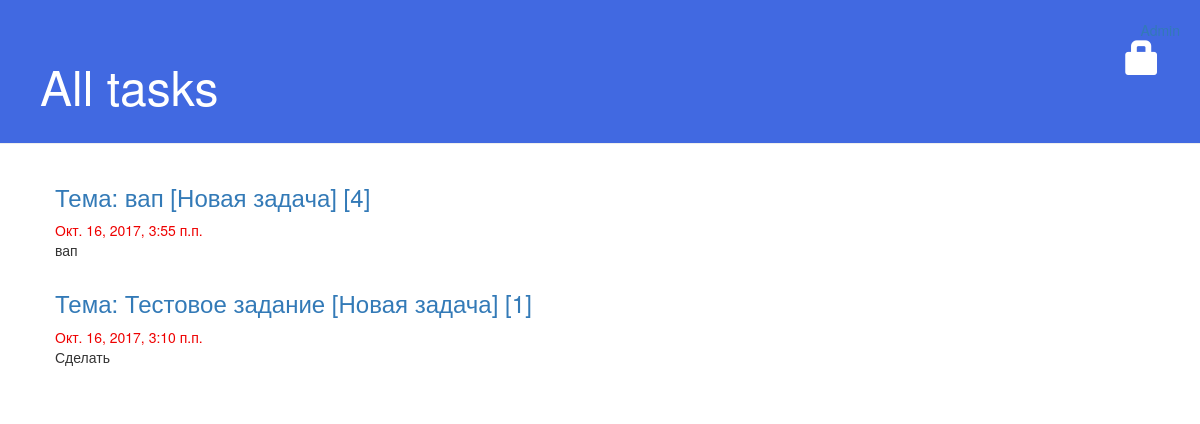
Before: / with the older database file.
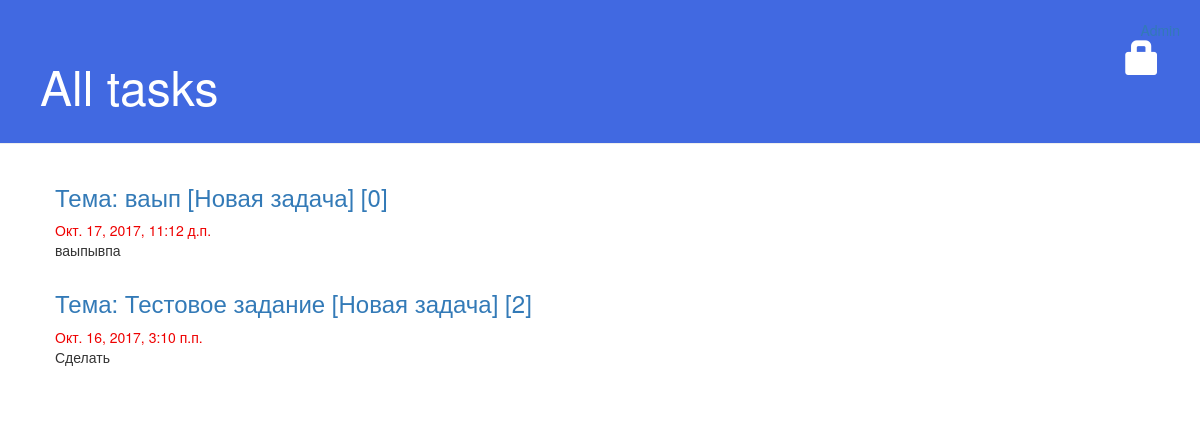
After: the same page with the newer database file.
### assignment_of_tasks/models.py (models this page shows, shortened)
class Task(models.Model):
    task_statuses = (
        ('new', 'Новая задача'),
        ('in_process', 'В процессе'),
        ('completed', 'Завершена'),
    )
    author = models.ForeignKey('auth.User', related_name='creator')
    assigned_to = models.ForeignKey('auth.User', related_name='responsible')
    title = models.CharField(max_length=200)
    text = models.TextField()
    created_date = models.DateTimeField(
            default=timezone.now)
    last_update_date = models.DateTimeField(
            default=timezone.now)
    status =  models.CharField(
                                        max_length=20,
                                        choices=task_statuses,
                                        default='new'
                                     )

### assignment_of_tasks/views.py (the view)
# urls.py: url(r'^$', views.task_list, name='task_list'),
def task_list(request):
    tasks = Task.objects.all().order_by('-created_date')
    return render(request, 'tasks/task_list.html', {'tasks' : tasks})

### assignment_of_tasks/templates/tasks/task_list.html
{% extends 'tasks/base.html' %}
{% block content %}
{% for post in tasks %}
    <div class="post">
        <h3><a href="{% url 'task_detail' pk=post.pk %}">Тема: {{ post.title }} [{{ post.get_status_display }}] [{{ post.comments.count }}]</a></h3>
            <div class="date">
                {{ post.created_date }}
            </div>
        <p>{{ post.text|linebreaksbr }}</p>
    </div>
{% endfor %}
{% endblock %}

### assignment_of_tasks/templates/tasks/base.html (shortened to what this page needs)
{% load staticfiles %}
<html>
<head>
    <link rel="stylesheet" href="//maxcdn.bootstrapcdn.com/bootstrap/3.2.0/css/bootstrap.min.css">
    <link rel="stylesheet" href="//maxcdn.bootstrapcdn.com/bootstrap/3.2.0/css/bootstrap-theme.min.css">
    <link rel="stylesheet" href="{% static 'css/assignment_of_tasks.css' %}">
</head>
<body>
<div class="page-header">
    <div style="text-align: right;">
        <a target="_blank" href="/admin" style="text-align: right;">Admin</a>
    </div>
    <table>
        <tr>
                <td> <h1><a href="/">All tasks</a></h1></td>
                {% if user.is_authenticated %}
                <td><h2><a href="{% url 'task_new' %}"><span class="glyphicon glyphicon-plus"  style='padding-left:15px;'></span></a></h2></td>
                <p class="top-menu">Hello {{ user.username }} <small>(<a href="{% url 'logout' %}">Log out</a>)</small></p>
                {% else %}
                <a href="{% url 'login' %}" class="top-menu"><span class="glyphicon glyphicon-lock"></span></a>
                {% endif %}
        </tr>
    </table>
</div>
<div class="content container">
    <div class="row">
        <div class="col-md-8">
            {% block content %}
            {% endblock %}
        </div>
    </div>
</div>
</body>
</html>

### assignment_of_tasks/static/css/assignment_of_tasks.css (style rules this page uses)
.page-header { background-color: #4169E1; margin-top: 0; padding: 20px 20px 20px 40px; }
.page-header h1, .page-header h1 a, .page-header h1 a:visited, .page-header h1 a:active { color: #ffffff; font-size: 36pt; text-decoration: none; }
.content { margin-left: 40px; }
.date { color: #EE0000; }
.top-menu, .top-menu:hover, .top-menu:visited { color: #ffffff; float: right; font-size: 26pt; margin-right: 20px; }
.post { margin-bottom: 30px; }

Changed rows visible on the page:
removed Task: title "вап", status "Новая задача", comments.count "4", created_date "Окт. 16, 2017, 3:55 п.п.", text "вап"
added Task: title "ваып", status "Новая задача", comments.count "0", created_date "Окт. 17, 2017, 11:12 д.п.", text "ваыпывпа"
computed for Task "Тестовое задание": comments.count "1" → "2"
